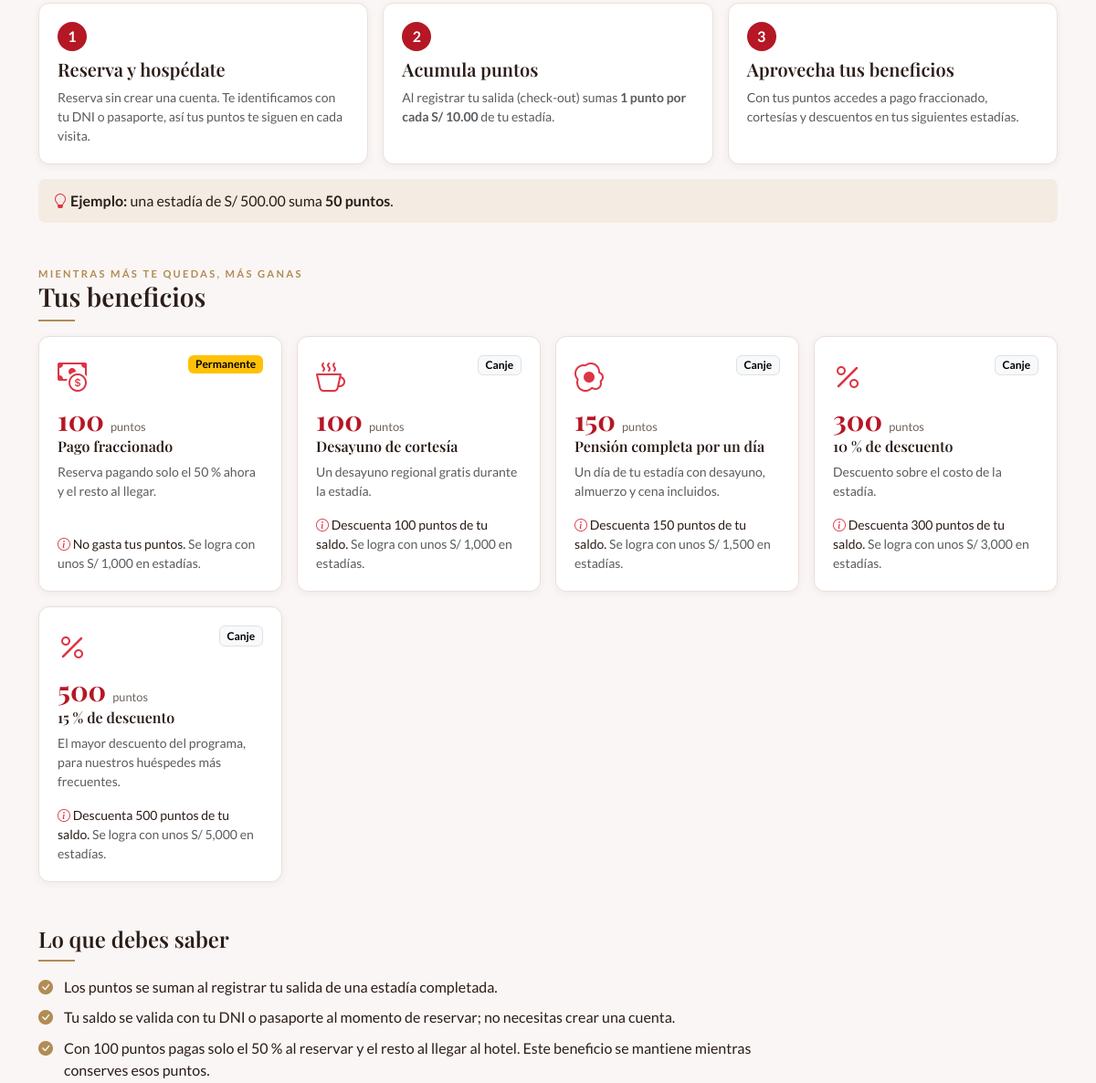
The app's page /publico/puntos.php (middle part), older data.
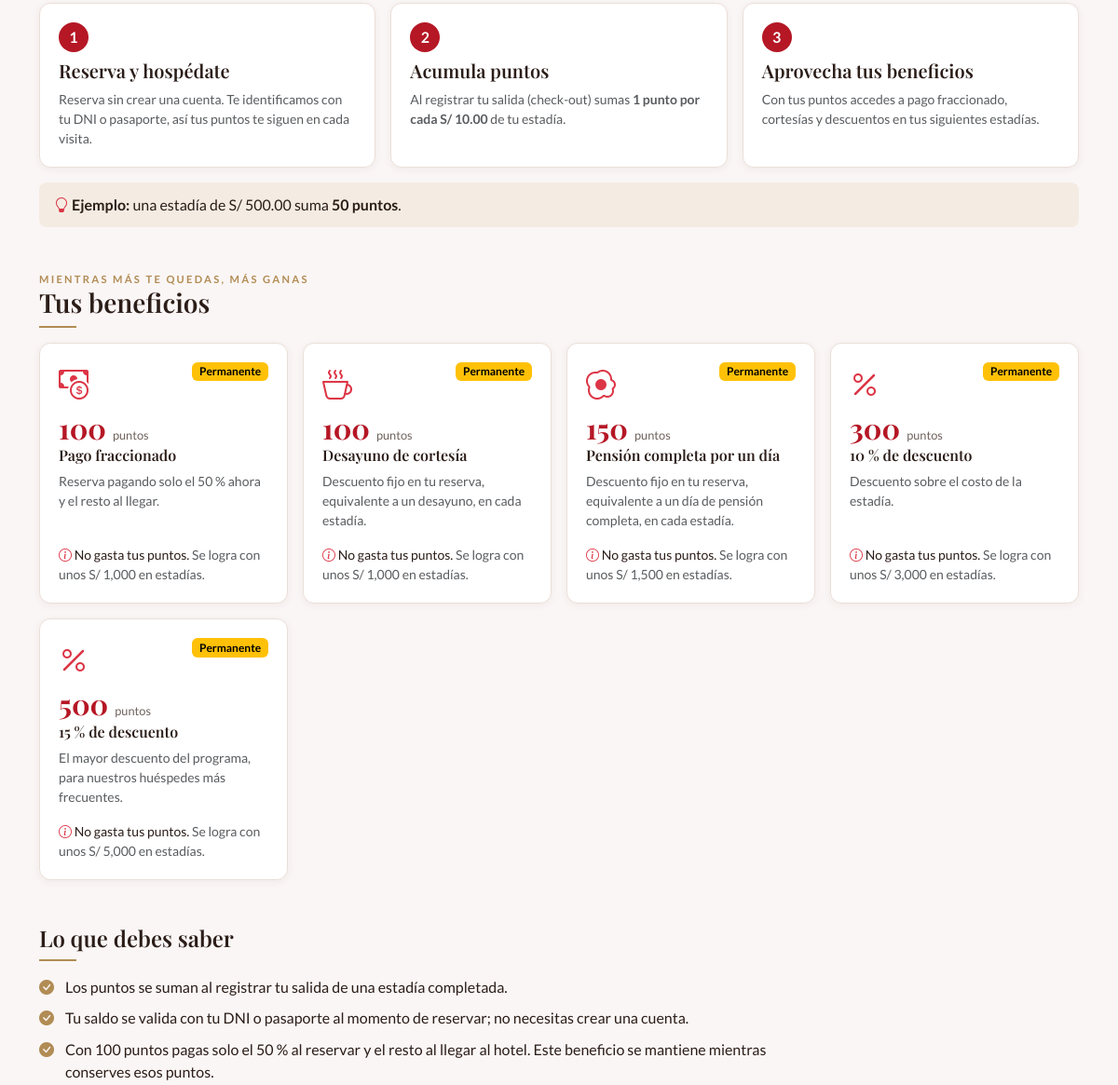
The same page, newer data.
### tables this page shows
CREATE TABLE parametro (
    clave        VARCHAR(50)  PRIMARY KEY,
    valor        VARCHAR(50)  NOT NULL,
    descripcion  VARCHAR(150) NOT NULL,
    updated_at   TIMESTAMP    NOT NULL DEFAULT CURRENT_TIMESTAMP ON UPDATE CURRENT_TIMESTAMP
);

CREATE TABLE recompensa (
    id                 INT UNSIGNED AUTO_INCREMENT PRIMARY KEY,
    nombre             VARCHAR(80)  NOT NULL,
    descripcion        VARCHAR(200) NULL,
    puntos_requeridos  INT UNSIGNED NOT NULL,
    tipo               ENUM('pago_fraccionado','descuento','producto','noche_gratis','plan_pension') NOT NULL,
    valor              DECIMAL(5,2) NULL,
    producto_id        INT UNSIGNED NULL,
    plan_pension_id    INT UNSIGNED NULL,
    consume_puntos     TINYINT(1)   NOT NULL DEFAULT 1,
    activo             TINYINT(1)   NOT NULL DEFAULT 1,
    created_at         TIMESTAMP    NOT NULL DEFAULT CURRENT_TIMESTAMP,
    updated_at         TIMESTAMP    NOT NULL DEFAULT CURRENT_TIMESTAMP ON UPDATE CURRENT_TIMESTAMP,
    CONSTRAINT fk_recompensa_producto     FOREIGN KEY (producto_id)     REFERENCES producto(id),
    CONSTRAINT fk_recompensa_plan_pension FOREIGN KEY (plan_pension_id) REFERENCES plan_pension(id)
);

### views/partes/ayudas.php (called while the page is built, shortened)
<?php
$base = rtrim(preg_replace("#/(publico|admin)$#", "", str_replace("\\", "/", dirname($_SERVER["SCRIPT_NAME"]))), "/") . "/";
function url(string $ruta): string
{
    global $base;
    return $base . $ruta;
}
function recurso(string $ruta): string
{
    $archivo = dirname(__DIR__, 2) . "/" . $ruta;
    return url($ruta) . (is_file($archivo) ? "?v=" . filemtime($archivo) : "");
}
function e($valor): string
{
    return htmlspecialchars((string) $valor, ENT_QUOTES, "UTF-8");
}
function soles($valor): string
{
    return "S/ " . number_format((float) $valor, 2);
}

### config/Autoload.php (called while the page is built, shortened)
<?php
spl_autoload_register(function (string $clase): void {
    $prefijo = "App\\";
    $carpetaBase = dirname(__DIR__) . "/src/";
    $ruta = $carpetaBase . str_replace("\\", "/", substr($clase, strlen($prefijo))) . ".php";
});

### src/Dao/Conexion.php (called while the page is built, shortened)
<?php
class Conexion
{
    private $host = "localhost";
    private $dbname = "daw2_hotel_san_antonio";
    private $user = "root";
    private $password = "";
    public function conectar(): \PDO
    {
        try {
            $dsn = "mysql:host=$this->host;dbname=$this->dbname;charset=utf8mb4";
            $conexion = new \PDO($dsn, $this->user, $this->password);
            $conexion->setAttribute(\PDO::ATTR_ERRMODE, \PDO::ERRMODE_EXCEPTION);
            $conexion->setAttribute(\PDO::ATTR_DEFAULT_FETCH_MODE, \PDO::FETCH_ASSOC);
            $conexion->setAttribute(\PDO::ATTR_EMULATE_PREPARES, false);
            return $conexion;
        } catch (\PDOException $e) {
            throw $e;
        }
    }
}

### src/Dao/Dao.php (called while the page is built, shortened)
<?php
abstract class Dao
{
    public function __construct(?\PDO $conn = null)
    {
        $this->conn = $conn ?? (new Conexion())->conectar();
    }
    protected function enlazar(\PDOStatement $stmt, array $valores): void
    {
        foreach ($valores as $marcador => $valor) {
            $tipo = match (true) {
                is_int($valor) => \PDO::PARAM_INT,
                is_bool($valor) => \PDO::PARAM_BOOL,
                $valor === null => \PDO::PARAM_NULL,
                default => \PDO::PARAM_STR,
            };
            $stmt->bindValue($marcador, $valor, $tipo);
        }
    }
}

### src/Dao/Parametro.php (called while the page is built, shortened)
<?php
class Parametro extends Dao
{
    public function valor(string $clave): ?string
    {
        $stmt = $this->conn->prepare("SELECT valor FROM parametro WHERE clave = :clave");
        $this->enlazar($stmt, [":clave" => $clave]);
        $stmt->execute();
        $valor = $stmt->fetchColumn();
        return $valor === false ? null : $valor;
    }
}

### src/Bo/Puntos.php (called while the page is built, shortened)
<?php
class Puntos
{
    public function solesPorPunto(): int
    {
        return max(1, (int) (new ParametroDAO())->valor("soles_por_punto"));
    }
    public function puntosPorMonto(float $monto): int
    {
        return intdiv((int) $monto, $this->solesPorPunto());
    }
    public function recompensas(): array
    {
        return (new RecompensaDAO())->listarActivas();
    }
}

### src/Dao/Recompensa.php (called while the page is built, shortened)
<?php
class Recompensa extends Dao
{
    public function listarActivas(): array
    {
        $stmt = $this->conn->prepare("SELECT * FROM recompensa WHERE activo = 1 ORDER BY puntos_requeridos, id");
        $stmt->execute();
        return $stmt->fetchAll();
    }
}

### publico/puntos.php (the view, shortened to what this page needs)
<?php
require __DIR__ . "/../config/Autoload.php";
$bo = new PuntosBO();
$solesPorPunto = $bo->solesPorPunto();
$recompensas = $bo->recompensas();
$montoEjemplo = 500;
$fraccionado = current(array_filter($recompensas, fn($r) => $r["tipo"] === "pago_fraccionado")) ?: null;
$iconos = ["pago_fraccionado" => "bi-cash-coin", "producto" => "bi-cup-hot", "descuento" => "bi-percent", "noche_gratis" => "bi-moon-stars", "plan_pension" => "bi-egg-fried"];
require __DIR__ . "/../views/partes/cabecera.php";
?>
<main class="container py-4 py-lg-5">
    <div class="row g-3 mb-3">
        <div class="col-12 col-md-4">
            <article class="sa-card sa-card-cuerpo h-100">
                <span class="sa-paso">1</span>
                <h3 class="h5 mt-2">Reserva y hospédate</h3>
                <p class="small text-muted mb-0">Reserva sin crear una cuenta. Te identificamos con tu DNI o pasaporte, así tus puntos te siguen en cada visita.</p>
            </article>
        </div>
        <div class="col-12 col-md-4">
            <article class="sa-card sa-card-cuerpo h-100">
                <span class="sa-paso">2</span>
                <h3 class="h5 mt-2">Acumula puntos</h3>
                <p class="small text-muted mb-0">Al registrar tu salida (check-out) sumas <strong>1 punto por cada <?= soles($solesPorPunto) ?></strong> de tu estadía.</p>
            </article>
        </div>
        <div class="col-12 col-md-4">
            <article class="sa-card sa-card-cuerpo h-100">
                <span class="sa-paso">3</span>
                <h3 class="h5 mt-2">Aprovecha tus beneficios</h3>
                <p class="small text-muted mb-0">Con tus puntos accedes a pago fraccionado, cortesías y descuentos en tus siguientes estadías.</p>
            </article>
        </div>
    </div>
    <div class="sa-caja-crema mb-5">
        <i class="bi bi-lightbulb text-danger"></i>
        <strong>Ejemplo:</strong> una estadía de <?= soles($montoEjemplo) ?> suma <strong><?= $bo->puntosPorMonto($montoEjemplo) ?> puntos</strong>.
    </div>
    <div class="sa-subtitulo">Mientras más te quedas, más ganas</div>
    <h2 class="h3">Tus beneficios</h2>
    <div class="sa-linea-dorada"></div>
    <div class="row g-3 mb-5">
        <?php foreach ($recompensas as $r) : ?>
            <?php $permanente = !(int) $r["consume_puntos"] ?>
            <div class="col-12 col-sm-6 col-lg-3">
                <article class="sa-card sa-card-cuerpo h-100 d-flex flex-column">
                    <div class="d-flex justify-content-between align-items-start">
                        <i class="bi <?= $iconos[$r["tipo"]] ?? "bi-gift" ?> fs-2 text-danger"></i>
                        <span class="badge <?= $permanente ? "text-bg-warning" : "text-bg-light border" ?>"><?= $permanente ? "Permanente" : "Canje" ?></span>
                    </div>
                    <div class="sa-nivel-puntos mt-2"><?= (int) $r["puntos_requeridos"] ?> <small>puntos</small></div>
                    <h3 class="h6 mt-1"><?= e($r["nombre"]) ?></h3>
                    <p class="small text-muted"><?= e($r["descripcion"]) ?></p>
                    <p class="small mt-auto mb-0">
                        <i class="bi bi-info-circle text-danger"></i>
                        <?= $permanente ? "No gasta tus puntos." : "Descuenta " . (int) $r["puntos_requeridos"] . " puntos de tu saldo." ?>
                        <span class="text-muted">Se logra con unos S/ <?= number_format($r["puntos_requeridos"] * $solesPorPunto) ?> en estadías.</span>
                    </p>
                </article>
            </div>
        <?php endforeach ?>
    </div>
    <div class="row">
        <div class="col-12 col-lg-9">
            <h2 class="h4">Lo que debes saber</h2>
            <div class="sa-linea-dorada"></div>
            <ul class="sa-lista-check">
                <li>Los puntos se suman al registrar tu salida de una estadía completada.</li>
                <li>Tu saldo se valida con tu DNI o pasaporte al momento de reservar; no necesitas crear una cuenta.</li>
                <?php if ($fraccionado) : ?>
                    <li>Con <?= (int) $fraccionado["puntos_requeridos"] ?> puntos pagas solo el <?= (float) $fraccionado["valor"] ?> % al reservar y el resto al llegar al hotel. Este beneficio se mantiene mientras conserves esos puntos.</li>
                <?php endif ?>
            </ul>
        </div>
    </div>
</main>
<?php require __DIR__ . "/../views/partes/pie.php" ?>

### views/partes/cabecera.php (shortened to what this page needs)
<?php
require_once __DIR__ . "/ayudas.php";
?>
<!DOCTYPE html>
<html lang="es">
<head>
    <link href="<?= url("assets/vendor/bootstrap/bootstrap.min.css") ?>" rel="stylesheet">
    <link href="<?= url("assets/vendor/bootstrap-icons/bootstrap-icons.min.css") ?>" rel="stylesheet">
    <link href="<?= recurso("assets/css/estilo.css") ?>" rel="stylesheet">
</head>
<body>

### views/partes/pie.php (shortened to what this page needs)
</body>
</html>

### assets/css/estilo.css (style rules this page uses)
:root { --rojo: #B51725; --rojo-osc: #9E1C28; --marron: #4F3129; --marron-osc: #3E2A23; --dorado: #B18C54; --hueso: #FAF6F5; --tinta: #2B1D18; --gris: #6f625c; --borde: #EADFD8; --crema: #F4ECE3; --rosado: #FDEBE9; }
body { font-family: "Lato", system-ui, sans-serif; background: var(--hueso); color: var(--tinta); }
h1, h2, h3, h4, .serif { font-family: "Playfair Display", Georgia, serif; font-weight: 700; }
.sa-card { background: #fff; border: 1px solid var(--borde); border-radius: .75rem; box-shadow: 0 2px 8px rgba(79, 49, 41, .06); }
.sa-card-cuerpo { padding: 1rem; }
.sa-subtitulo { color: var(--dorado); letter-spacing: .2em; font-size: .7rem; font-weight: 700; text-transform: uppercase; }
.sa-linea-dorada { width: 2.5rem; height: 2px; background: var(--dorado); margin: .5rem 0 1rem; }
.sa-caja-crema { background: var(--crema); border-radius: .5rem; padding: .75rem 1rem; }
.sa-paso { display: inline-flex; align-items: center; justify-content: center; width: 2rem; height: 2rem; border-radius: 50%; background: var(--rojo); color: #fff; font-weight: 700; }
.sa-nivel-puntos { font-family: "Playfair Display", serif; font-weight: 700; font-size: 1.9rem; line-height: 1; color: var(--rojo); }
.sa-nivel-puntos small { font-family: "Lato", sans-serif; font-size: .8rem; font-weight: 400; color: var(--gris); }
.sa-lista-check { list-style: none; padding-left: 0; }
.sa-lista-check li { position: relative; padding-left: 1.75rem; margin-bottom: .6rem; }
.sa-lista-check li::before { content: "\f26a"; font-family: "bootstrap-icons"; position: absolute; left: 0; color: var(--dorado); }
@media (min-width: 768px) { .sa-card-cuerpo { padding: 1.25rem; } }

Row changes from the older to the newer data that the page shows:
changed recompensa "Desayuno de cortesía": descripcion "Un desayuno regional gratis durante la estadía." → "Descuento fijo en tu reserva, equivalente a un desayuno, en cada estadía."; puntos_requeridos "100" → (not shown); consume_puntos "Canje Descuenta puntos de tu saldo." → "Permanente No gasta tus puntos."
changed recompensa "Pensión completa por un día": descripcion "Un día de tu estadía con desayuno, almuerzo y cena incluidos." → "Descuento fijo en tu reserva, equivalente a un día de pensión completa, en cada estadía."; puntos_requeridos "150" → (not shown); consume_puntos "Canje Descuenta puntos de tu saldo." → "Permanente No gasta tus puntos."
changed recompensa "10 % de descuento": puntos_requeridos "300" → (not shown); consume_puntos "Canje Descuenta puntos de tu saldo." → "Permanente No gasta tus puntos."
changed recompensa "15 % de descuento": puntos_requeridos "500" → (not shown); consume_puntos "Canje Descuenta puntos de tu saldo." → "Permanente No gasta tus puntos."
